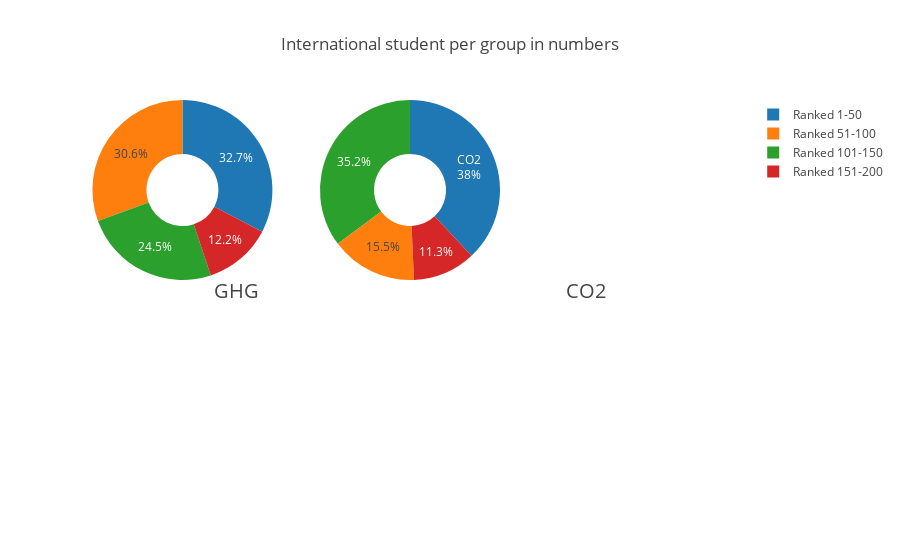

Notebook code cell kept with this figure:
### Code cell


### Figure 1 — Plotly figure (JSON) as saved in the notebook; plotly's stock layout.template omitted (floating-point values rounded to 4 significant figures)
{"data": [{"domain": {"column": 0}, "hole": 0.4, "hoverinfo": "label+percent+name", "labels": ["Ranked 1-50", "Ranked 51-100", "Ranked 101-150", "Ranked 151-200"], "name": "GHG Emissions", "type": "pie", "uid": "8c855b58-2052-4d61-95cd-2638240d5cb9", "values": [16, 15, 12, 6]}, {"domain": {"column": 1}, "hole": 0.4, "hoverinfo": "label+percent+name", "labels": ["Ranked 1-50", "Ranked 51-100", "Ranked 101-150", "Ranked 151-200"], "name": "CO2 Emissions", "text": ["CO2"], "textposition": "inside", "type": "pie", "uid": "41a09f81-64cc-4431-bfc8-14c3796f6928", "values": [27, 11, 25, 8]}], "layout": {"annotations": [{"font": {"size": 20}, "showarrow": false, "text": "GHG", "x": 0.2, "y": 0.5}, {"font": {"size": 20}, "showarrow": false, "text": "CO2", "x": 0.8, "y": 0.5}], "grid": {"columns": 3, "rows": 2}, "title": {"text": "International student per group in numbers"}}}
